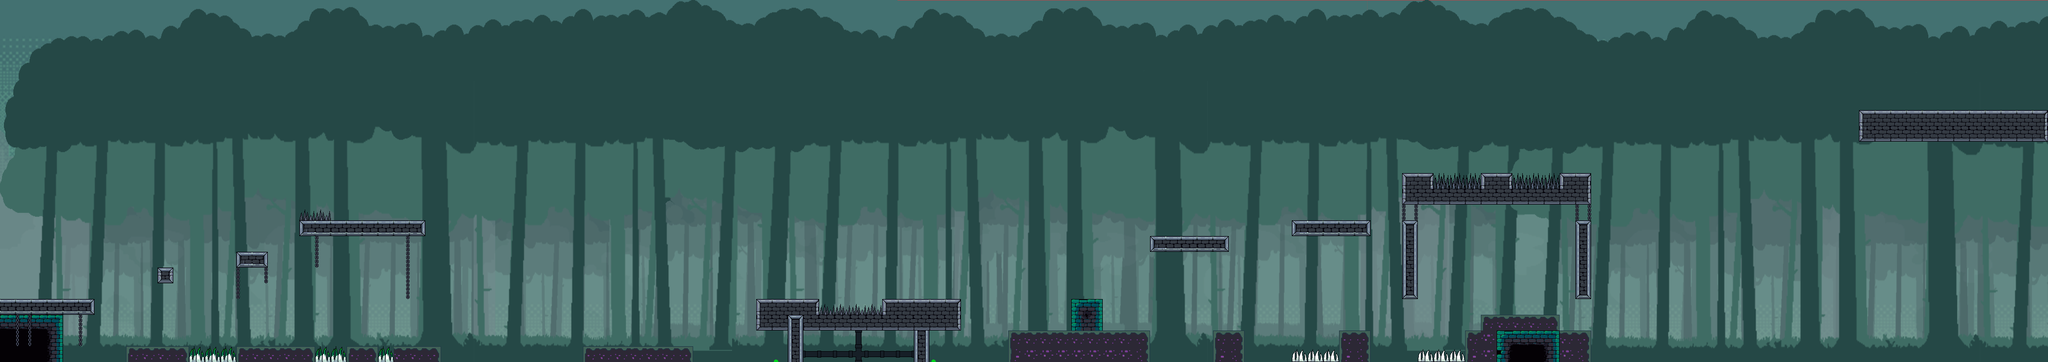

Below is a game level as drawn by its tile map, then a one-line description and the .tmx that defines it (tile-layer data replaced by summaries):
An orthogonal 130x23 tile map with 32x32 px tiles, 3 tile layers (Copiar desde Map, Copiar desde Copiar desde Map, plataformas), 1 hidden layer not drawn, 6 tilesets.

<map version="1.10" tiledversion="1.10.1" orientation="orthogonal" renderorder="right-down" width="130" height="23" tilewidth="32" tileheight="32" infinite="0" nextlayerid="8" nextobjectid="8">
 <tileset firstgid="1" name="MapMetadata" tilewidth="32" tileheight="32" spacing="1" margin="1" tilecount="2" columns="2">
  <image source="MapMetadata.png" width="67" height="34" />
 </tileset>
 <tileset firstgid="3" name="LADRILLO 2" tilewidth="32" tileheight="32" tilecount="56" columns="8">
  <image source="Dungeon_Assets.png" width="256" height="224" />
 </tileset>
 <tileset firstgid="59" name="SUELO" tilewidth="32" tileheight="32" tilecount="9" columns="3">
  <image source="Ground.png" width="96" height="96" />
 </tileset>
 <tileset firstgid="68" name="parte 2 buena" tilewidth="32" tileheight="32" tilecount="2990" columns="130">
  <image source="Second_Part.png" width="4171" height="742" />
 </tileset>
 <tileset firstgid="3058" name="ladrillo god" tilewidth="32" tileheight="32" tilecount="63" columns="9">
  <image source="Simple_brick.png" width="288" height="224" />
 </tileset>
 <tileset firstgid="3121" name="SewerTiles" tilewidth="32" tileheight="32" tilecount="56" columns="8">
  <image source="Dungeon_Assets_2.png" width="256" height="224" />
 </tileset>
 <layer id="5" name="Copiar desde Map" width="130" height="23">
  <properties>
   <property name="Draw" type="bool" value="true" />
  </properties>
  <data>[2990 cells, 2990 non-empty, 2990 distinct tile ids]</data>
 </layer>
 <layer id="7" name="Copiar desde Copiar desde Map" width="130" height="23">
  <properties>
   <property name="Draw" type="bool" value="true" />
  </properties>
  <data>[2990 cells, 2990 non-empty, 2981 distinct tile ids]</data>
 </layer>
 <layer id="6" name="plataformas" width="130" height="23">
  <properties>
   <property name="Draw" type="bool" value="true" />
  </properties>
  <data>[2990 cells, 261 non-empty, 47 distinct tile ids]</data>
 </layer>
 <layer id="2" name="Colisions" width="130" height="23" visible="0">
  <properties>
   <property name="Draw" type="bool" value="false" />
  </properties>
  <data>[2990 cells, 196 non-empty, 4 distinct tile ids]</data>
 </layer>
</map>
